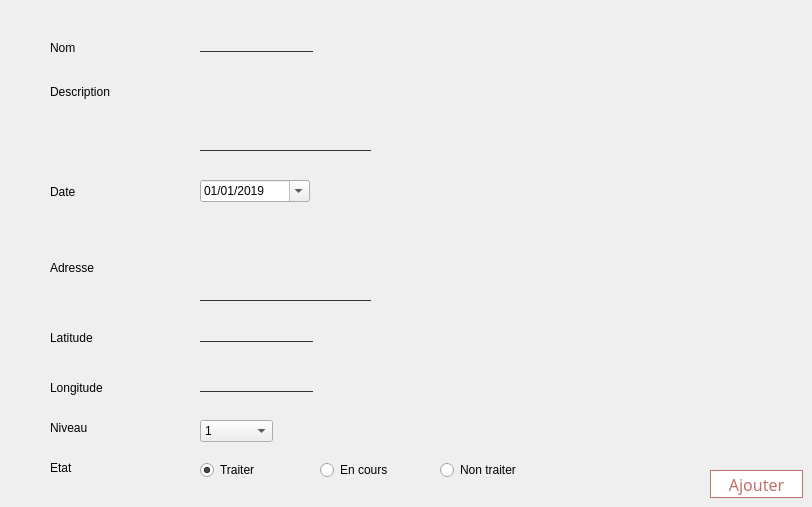
      <widget class="QWidget" name="tab_17">
       <attribute name="title">
        <string> Ajouter Crise</string>
       </attribute>
       <widget class="QLabel" name="label_99">
        <property name="geometry">
         <rect>
          <x>50</x>
          <y>84</y>
          <width>81</width>
          <height>16</height>
         </rect>
        </property>
        <property name="text">
         <string>Description</string>
        </property>
       </widget>
       <widget class="QLabel" name="label_100">
        <property name="geometry">
         <rect>
          <x>50</x>
          <y>184</y>
          <width>56</width>
          <height>16</height>
         </rect>
        </property>
        <property name="text">
         <string>Date</string>
        </property>
       </widget>
       <widget class="QPlainTextEdit" name="lineEdit_description_2">
        <property name="geometry">
         <rect>
          <x>200</x>
          <y>70</y>
          <width>171</width>
          <height>81</height>
         </rect>
        </property>
        <property name="styleSheet">
         <string notr="true">background:transparent;
border:none;
color:#262626;
font-size:12px;
border-bottom:1px solid #333;</string>
        </property>
       </widget>
       <widget class="QDateEdit" name="dateEdit_datec">
        <property name="geometry">
         <rect>
          <x>200</x>
          <y>180</y>
          <width>110</width>
          <height>22</height>
         </rect>
        </property>
        <property name="minimumDate">
         <date>
          <year>2019</year>
          <month>1</month>
          <day>1</day>
         </date>
        </property>
        <property name="displayFormat">
         <string>dd/MM/yyyy</string>
        </property>
        <property name="calendarPopup">
         <bool>true</bool>
        </property>
       </widget>
       <widget class="QLabel" name="label_101">
        <property name="geometry">
         <rect>
          <x>50</x>
          <y>40</y>
          <width>56</width>
          <height>16</height>
         </rect>
        </property>
        <property name="text">
         <string>Nom</string>
        </property>
       </widget>
       <widget class="QLineEdit" name="lineEdit_nom_4">
        <property name="geometry">
         <rect>
          <x>200</x>
          <y>30</y>
          <width>113</width>
          <height>22</height>
         </rect>
        </property>
        <property name="styleSheet">
         <string notr="true">background:transparent;
border:none;
color:#262626;
font-size:12px;
border-bottom:1px solid #333;</string>
        </property>
       </widget>
       <widget class="QLabel" name="label_102">
        <property name="geometry">
         <rect>
          <x>50</x>
          <y>420</y>
          <width>81</width>
          <height>16</height>
         </rect>
        </property>
        <property name="text">
         <string>Niveau</string>
        </property>
       </widget>
       <widget class="QPushButton" name="pushButtonc_ajouter">
        <property name="geometry">
         <rect>
          <x>710</x>
          <y>470</y>
          <width>93</width>
          <height>28</height>
         </rect>
        </property>
        <property name="styleSheet">
         <string notr="true">QPushButton{
font-size:16px;
font-family:century gothic;
background:white;
border-radius:60px;
color:#BF7069;
border-radius:15px;
border:1px solid #BF7069;
}
QPushButton:hover{
color:#FFABAB;
/*background:#801414;*/
background:rgb(255, 228, 228);
border-radius:15px;
}</string>
        </property>
        <property name="text">
         <string>Ajouter</string>
        </property>
       </widget>
       <widget class="QLabel" name="label_103">
        <property name="geometry">
         <rect>
          <x>50</x>
          <y>460</y>
          <width>81</width>
          <height>16</height>
         </rect>
        </property>
        <property name="text">
         <string>Etat</string>
        </property>
       </widget>
       <widget class="QLabel" name="label_104">
        <property name="geometry">
         <rect>
          <x>50</x>
          <y>260</y>
          <width>81</width>
          <height>16</height>
         </rect>
        </property>
        <property name="text">
         <string>Adresse</string>
        </property>
       </widget>
       <widget class="QPlainTextEdit" name="lineEdit_Adresse">
        <property name="geometry">
         <rect>
          <x>200</x>
          <y>220</y>
          <width>171</width>
          <height>81</height>
         </rect>
        </property>
        <property name="styleSheet">
         <string notr="true">background:transparent;
border:none;
color:#262626;
font-size:12px;
border-bottom:1px solid #333;</string>
        </property>
       </widget>
       <widget class="QRadioButton" name="radioButton_3">
        <property name="geometry">
         <rect>
          <x>200</x>
          <y>460</y>
          <width>97</width>
          <height>20</height>
         </rect>
        </property>
        <property name="text">
         <string>Traiter</string>
        </property>
        <property name="checkable">
         <bool>true</bool>
        </property>
        <property name="checked">
         <bool>true</bool>
        </property>
        <property name="autoRepeat">
         <bool>false</bool>
        </property>
       </widget>
       <widget class="QRadioButton" name="radioButton_4">
        <property name="geometry">
         <rect>
          <x>320</x>
          <y>460</y>
          <width>97</width>
          <height>20</height>
         </rect>
        </property>
        <property name="text">
         <string>En cours</string>
        </property>
       </widget>
       <widget class="QRadioButton" name="radioButton_5">
        <property name="geometry">
         <rect>
          <x>440</x>
          <y>460</y>
          <width>97</width>
          <height>20</height>
         </rect>
        </property>
        <property name="text">
         <string>Non traiter</string>
        </property>
       </widget>
       <widget class="QComboBox" name="comboBox_niveau">
        <property name="geometry">
         <rect>
          <x>200</x>
          <y>420</y>
          <width>73</width>
          <height>22</height>
         </rect>
        </property>
        <item>
         <property name="text">
          <string>1</string>
         </property>
        </item>
        <item>
         <property name="text">
          <string>2</string>
         </property>
        </item>
        <item>
         <property name="text">
          <string>3</string>
         </property>
        </item>
       </widget>
       <widget class="QLabel" name="label_105">
        <property name="geometry">
         <rect>
          <x>50</x>
          <y>330</y>
          <width>61</width>
          <height>16</height>
         </rect>
        </property>
        <property name="text">
         <string>Latitude</string>
        </property>
       </widget>
       <widget class="QLabel" name="label_106">
        <property name="geometry">
         <rect>
          <x>50</x>
          <y>380</y>
          <width>56</width>
          <height>16</height>
         </rect>
        </property>
        <property name="text">
         <string>Longitude</string>
        </property>
       </widget>
       <widget class="QLineEdit" name="lineEdit_la">
        <property name="geometry">
         <rect>
          <x>200</x>
          <y>320</y>
          <width>113</width>
          <height>22</height>
         </rect>
        </property>
        <property name="styleSheet">
         <string notr="true">background:transparent;
border:none;
color:#262626;
font-size:12px;
border-bottom:1px solid #333;
</string>
        </property>
       </widget>
       <widget class="QLineEdit" name="lineEdit_lo">
        <property name="geometry">
         <rect>
          <x>200</x>
          <y>370</y>
          <width>113</width>
          <height>22</height>
         </rect>
        </property>
        <property name="styleSheet">
         <string notr="true">background:transparent;
border:none;
color:#262626;
font-size:12px;
border-bottom:1px solid #333;
</string>
        </property>
       </widget>
      </widget>
